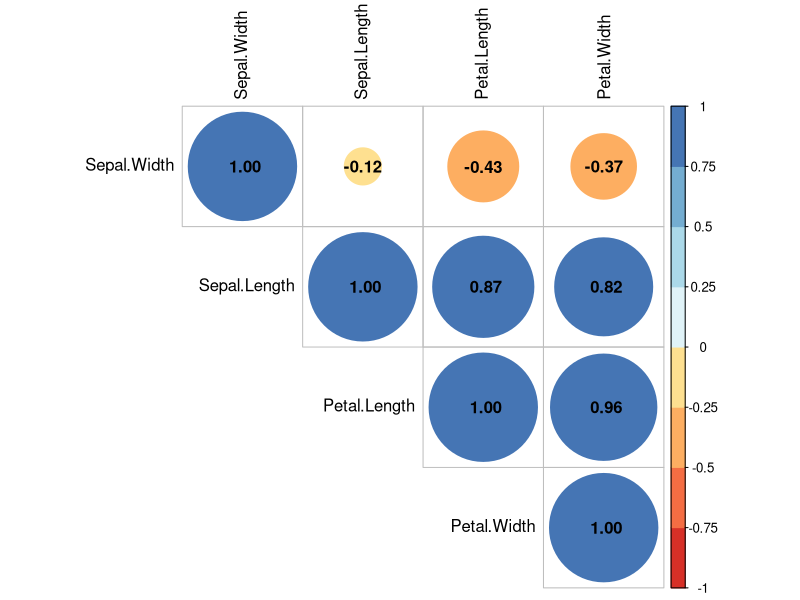

This chart was generated by the following R code:
library(corrplot)
library(RColorBrewer)

df <- iris[,1:4] #get dataframe

#or use this to select numeric columns only
df <- dplyr::select_if(iris, is.numeric)

corr <- cor(df, use="complete")

corrplot(corr, method="circle", 
         sig.level = 0.0000112, 
         type="upper", 
         tl.cex = 1, 
         tl.col="black", 
         order="hclust",
         addCoef.col = "black", #add this to display correlation value
         col=brewer.pal(n=8, name="RdYlBu"))

